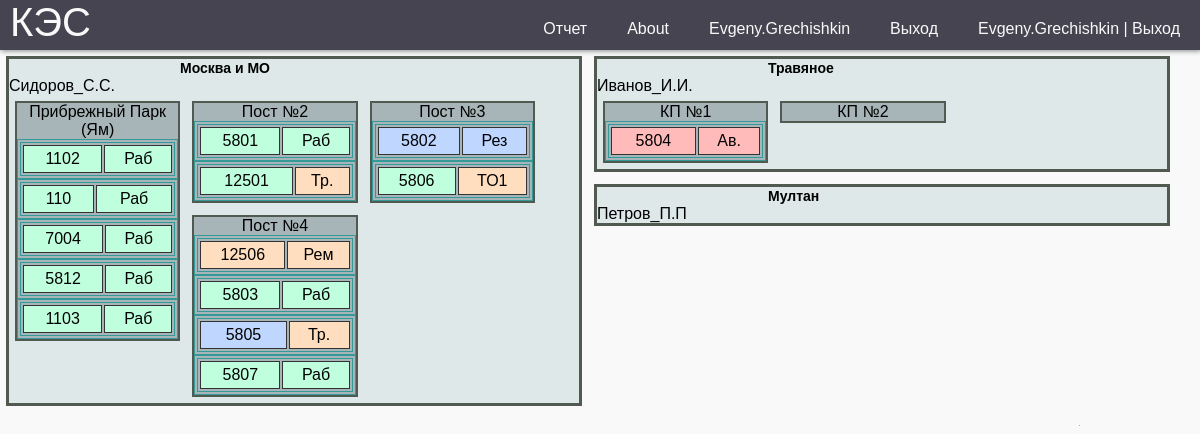
The app's page / (signed in) with its own data.
### report/models.py (models this page shows, shortened)
class ObjectKES(models.Model):
    name = models.CharField(max_length=30)
    manager = models.ForeignKey(get_user_model(),
                               on_delete=models.SET_NULL,
                               related_name='manager_obj',
                               null=True, default=None)
    public = models.BooleanField(default=False)
    class Meta:
        verbose_name = 'Объект'
        verbose_name_plural = 'Объект'

class Location(models.Model):
    name = models.CharField(max_length=30)
    object_kes = models.ForeignKey(ObjectKES, on_delete=models.SET_NULL, null=True)
    operator = models.ForeignKey(get_user_model(),
                               on_delete=models.SET_NULL,
                               related_name='operator_area',
                               null=True, default=None)
    address = models.CharField(max_length=250, blank=True)
    class Meta:
        verbose_name = 'Участок'
        verbose_name_plural = 'Участок'

class CreateDGU(models.Model):
    name = models.CharField(max_length=30, verbose_name="Номер Дгу")
    maker_dvs = models.ForeignKey(Maker, on_delete=models.SET_NULL, null=True, blank=True, verbose_name="Производитель")
    long_name = models.CharField(max_length=30, null=True, blank=True, verbose_name="Название Дгу")
    post_name = models.ForeignKey(Post, on_delete=models.SET_NULL, null=True, blank=True, verbose_name="Название поста")
    dvs = models.ForeignKey(DVS, on_delete=models.SET_NULL, null=True, blank=True, verbose_name="ДВС")
    alternator = models.ForeignKey(Alternator, on_delete=models.SET_NULL, null=True, blank=True, verbose_name="Генератор")
    location = models.ForeignKey(Location, on_delete=models.SET_NULL, null=True,blank=True, verbose_name="Обьект")
    work = models.BooleanField(default=False, verbose_name='в Работе')
    status = models.ForeignKey(Status, on_delete=models.SET_NULL, null=True, verbose_name="Состояние")
    paralel = models.BooleanField(default=False, verbose_name='Паралель')
    koguch = models.BooleanField(default=False, verbose_name='Кожухное Исполнение')
    weight = models.PositiveIntegerField(null=True, blank=True, default=0, verbose_name='Вес кг')
    lsh = models.CharField(max_length=100, null=True, blank=True, verbose_name="Длинна * Ширина * Высота ")
    title = models.CharField(max_length=250, blank=True, verbose_name='Описание  проблем')
    data_to = models.DateField(blank=True, null=True,  verbose_name='Дата последнего ТО')
    motochas_to = models.PositiveIntegerField(null=True, blank=True,  verbose_name='Моточасы последнего ТО')
    interval_to = models.PositiveIntegerField(null=True, blank=True, default=300, verbose_name='Межсервисный интервал')
    narabotka = models.BooleanField(default=True, verbose_name='Наработка')
    nagruzka = models.BooleanField(default=True, verbose_name='Нагрузка')
    active = models.BooleanField(default=True, verbose_name='Активная Нагрузка')
    reactive = models.BooleanField(default=True, verbose_name='Реактивная  Нагрузка')
    full_load = models.BooleanField(default=True, verbose_name='Полная  Нагрузка')
    l1 = models.BooleanField(default=True, verbose_name='L1')
    l2 = models.BooleanField(default=True, verbose_name='L2')
    l3 = models.BooleanField(default=True, verbose_name='L3')
    dmasla = models.BooleanField(default=True, verbose_name='Давление масла')
    tog = models.BooleanField(default=True, verbose_name='Темп. Охл. Жидкости')
    akb = models.BooleanField(default=True, verbose_name='АКБ')
    primechanie = models.BooleanField(default=True, verbose_name='Примечания')
    class Meta:
        verbose_name = 'ДГУ'
        verbose_name_plural = 'ДГУ'

### report/views.py (the view)
# urls.py: path("", index, name='index'),
@login_required
def index(request):
    dgus = CreateDGU.objects.all()
    location = Location.objects.all()
    object_kes = ObjectKES.objects.filter(public=True,)
    return render(request, "index.html", {'dgus': dgus, 'location': location, 'object_kes': object_kes})

### report/templates/index.html (shortened to what this page needs)
{% extends 'base.html' %}
{% load static %}
{% block css %}
    <link rel="stylesheet" href="{% static 'style/style.css' %}">
    <link rel="stylesheet" href="{% static 'style/style_index.css' %}">
{% endblock css %}
{% block content %}
<main>
        {% for objkes in object_kes %}
            <div class="blok_1  inline">
                    <a class="obj1" href="{% url 'object_kes' objkes.id %}" >{{ objkes.name }}</a>
                    <p>{{ objkes.manager }}</p>
                    {% for lct in location %}
                        {% if objkes.id == lct.object_kes.id %}
                            <div class="blok_2 inline">
                            <p>{{ lct.name }}</p>
                            {% for dgu in dgus %}
                                {% if lct.id == dgu.location.id %}
                                <table border="1" width="100%">
                                <tr>
                                    {% if dgu.status.id == 2 %}
                                        <td class="dgu_status_avar"><a href="{% url 'dgu' dgu.id %}" >{{dgu.name}}</a></td>
                                    {% elif  dgu.status.id == 3 %}
                                        <td class="dgu_status_rem"><a href="{% url 'dgu' dgu.id %}" >{{dgu.name}}</a></td>
                                    {% elif not dgu.work %}
                                        <td class="dgu_status_res"><a href="{% url 'dgu' dgu.id %}" >{{dgu.name}}</a></td>
                                    {% elif dgu.work %}
                                        <td class="dgu_status_rab" ><a href="{% url 'dgu' dgu.id %}" >{{dgu.name}}</a></td>
                                    {% endif %}
                                    {% if dgu.work and dgu.status.id == 1 %}
                                        <td>Раб</td>
                                    {% elif not dgu.work and dgu.status.id == 1 %}
                                        <td class="dgu_status_res">Рез</td>
                                    {% elif dgu.status.id == 2 %}
                                        <td class="dgu_status_avar">Ав.</td>
                                    {% elif dgu.status.id == 3 %}
                                        <td class="dgu_status_rem">Рем</td>
                                    {% elif dgu.status.id == 4 %}
                                        <td class="dgu_status_rem">Тр.</td>
                                    {% elif dgu.status.id == 5 %}
                                        <td class="dgu_status_rem">ТО1</td>
                                    {% else %}<td> </td>
                                    {% endif %}
                                </tr></table>
                                {% endif %}
                            {% endfor %}
                            </div>
                        {% endif %}
                    {% endfor %}
            </div>
        {% endfor %}
    </main>
{% endblock content %}

### report/templates/base.html (shortened to what this page needs)
<!DOCTYPE html>
{% load static %}
<html lang="ru">
<head>
    {% block css %}{% endblock css %}
</head>
<body>
    <header class="header">
         <a href="{%url 'index'%}" class="logo">КЭС</a>
        <nav class="nav">
            <ul class="menu">
                {% if user.is_authenticated %}
                <li><a href="{%url 'create_dgu'%}">Отчет</a></li>
                <li><a href="#">About</a></li>
                <li><a href="admin/">{{user.username}}</a></li>
                <li><a href="{%url 'users:logout'%}">Выход</a></li>
                <li><a href="{%url 'users:logout'%}">{{user.username}} | Выход</a></li>
                {% else %}
                <li><a href="{%url 'users:login'%}">Авторизация</a></li>
                {% endif %}
            </ul>
        </nav>
    </header>
    {% block content %}{% endblock content %}
</body>
</html>

### report/static/style/style.css (style rules this page uses)
:root { --white: #f9f9f9; --black: #464451; --grey: #85888C; }
* { margin: 0; padding: 0; box-sizing: border-box; }
body { background-color: var(--white); font-family: "Poppins", sans-serif; }
a { text-decoration: none; }
ul { list-style: none; }
.header { background-color: var(--black); box-shadow: 1px 1px 5px 0px var(--grey); position: sticky; top: 0; width: 100%; height: 50px; }
.logo { display: inline-block; color: var(--white); font-size: 40px; margin-left: 10px; }
.nav { width: 100%; height: 100%; position: fixed; background-color: var(--black); overflow: hidden; }
.menu a { display: block; padding: 20px; color: var(--white); }
.nav { max-height: 0; transition: max-height .5s ease-out; }
td, th { margin: 5px; padding: 5px; }
@media (min-width: 768px) { .nav { max-height: 70px; top: 0; position: relative; float: right; width: fit-content; background-color: transparent; } }
@media (min-width: 768px) { .menu li { float: left; } }

### report/static/style/style_index.css (style rules this page uses)
main a { color: #000; }
main a:-webkit-any-link { color: #000; }
.inline { width: 31%; margin: 6px; float: left; }
.blok_1 { background-color: #DEE8E8; border: 3px solid rgb(81, 90, 81); }
.obj1 { color: #000; font-size: 14px; font-weight: bold; text-decoration: none; margin-left: 30%; }
.blok_2 { width: 29%; background-color: rgb(168, 181, 184); border: 2px solid rgb(81, 90, 81); text-align: center; }
table { border: 4px double #399; }
td { background: #BFFFDD; border: 1px solid #333; empty-cells: hide; padding: 4px; }
.dgu_status_rab { background: #BFFFDD; }
.dgu_status_res { background: #BFD6FF; }
.dgu_status_avar { background: #FFBABA; }
.dgu_status_rem { background: #FFDDBF; }
@media (max-width: 1220px) { .inline { width: 48%; } }
@media (max-width: 1220px) { .blok_2 { width: 29%; } }

### records on screen
ObjectKES: name "Москва и МО", manager "Сидоров_C.С."
Location: name "Прибрежный Парк (Ям)"
CreateDGU: name "1102", work "Раб"
CreateDGU: name "110", work "Раб"
CreateDGU: name "7004", work "Раб"
CreateDGU: name "5812", work "Раб"
CreateDGU: name "1103", work "Раб"
Location: name "Пост №2"
CreateDGU: name "5801", work "Раб"
CreateDGU: name "12501", work "Тр."
Location: name "Пост №3"
CreateDGU: name "5802", work "Рез"
CreateDGU: name "5806", work "ТО1"
Location: name "Пост №4"
CreateDGU: name "12506", work "Рем"
CreateDGU: name "5803", work "Раб"
CreateDGU: name "5805", work "Тр."
CreateDGU: name "5807", work "Раб"
ObjectKES: name "Травяное", manager "Иванов_И.И."
Location: name "КП №1"
CreateDGU: name "5804", work "Ав."
Location: name "КП №2"
ObjectKES: name "Мултан", manager "Петров_П.П"

### other values on screen
{{ user.username }} "Evgeny.Grechishkin"
